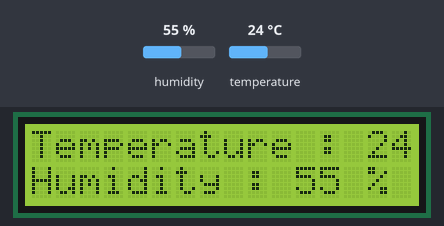
Recording of a sketch running on a simulated Arduino Uno, built with avr-gcc and run on an emulated ATmega328P. Shown: 16×2 character LCD. The inputs (shaded band) are chosen by the test bench; at power-on: humidity 55 %, temperature 24 °C.

Above: at 2.7 s.
2.8 s: humidity set to 22 %
At 5.4 s:
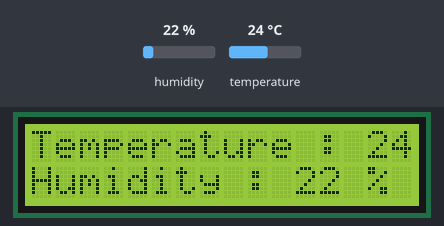
5.8 s: temperature set to 12 °C
At 6.8 s:
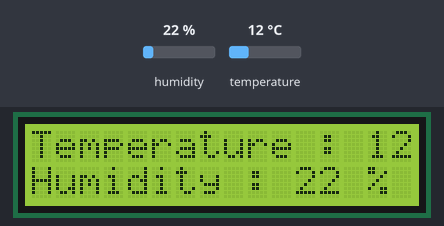
8.8 s: humidity set to 40 %
At 11.5 s:
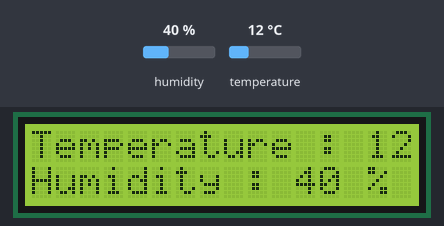
11.8 s: temperature set to 19 °C
At 12.9 s:
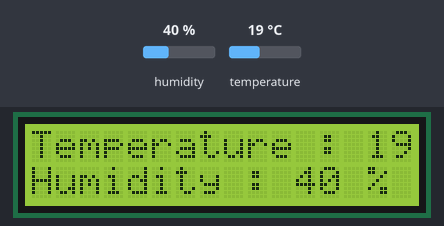
Timing chart, 0 to 14.8 s (numbered marks = the images above; inputs shaded):
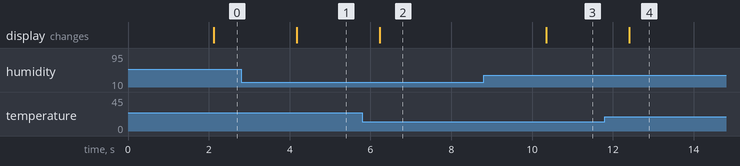

The sketch:

sketch_dec30a.ino
```cpp
#include <DHT.h>
#include <LiquidCrystal_I2C.h>

DHT dht(2, DHT11);
int temp;
int humidity;

LiquidCrystal_I2C lcd(0x27, 16, 2);


void setup() {
  // put your setup code here, to run once:
  dht.begin();
  lcd.init();
  lcd.backlight();

}

void loop() {
  // put your main code here, to run repeatedly:
  delay(2000);
  temp = dht.readTemperature();
  humidity = dht.readHumidity();

  lcd.setCursor(0,0);
  lcd.print("Temperature : ");
  lcd.print(temp);
  lcd.print(" C ");
  lcd.setCursor(0,1);
  lcd.print("Humidity : ");
  lcd.print(humidity);
  lcd.print(" % ");
}
```

Measured:
- after the input at 2.8 s, the display: changes after 1.4 s (image 1)
- after the input at 5.8 s, the display: changes after 0.44 s (image 2)
- after the input at 8.8 s, the display: changes after 1.6 s (image 3)
- after the input at 11.8 s, the display: changes after 0.61 s (image 4)
